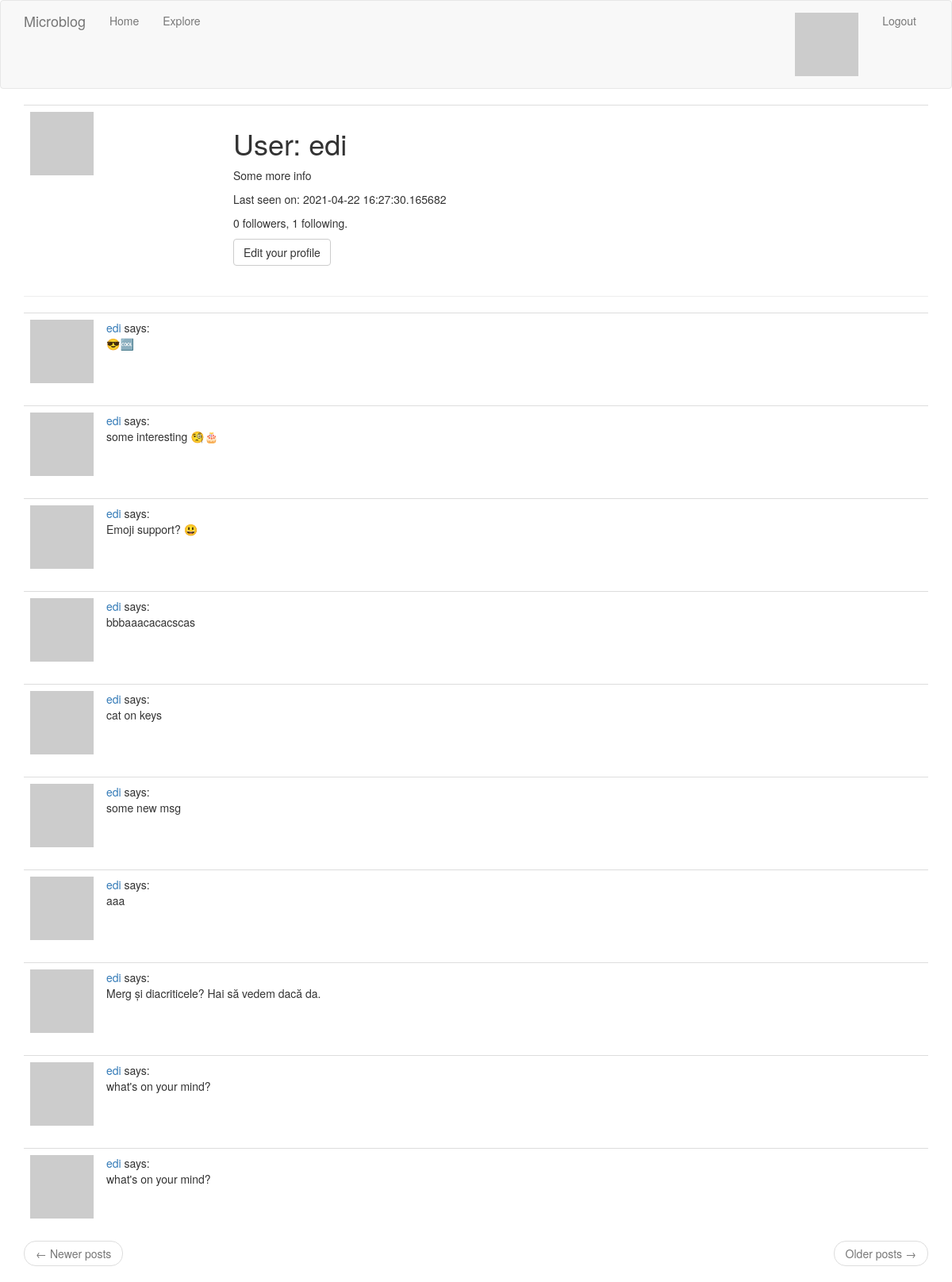
/user/edi (signed in), run on an earlier commit of the app's database.
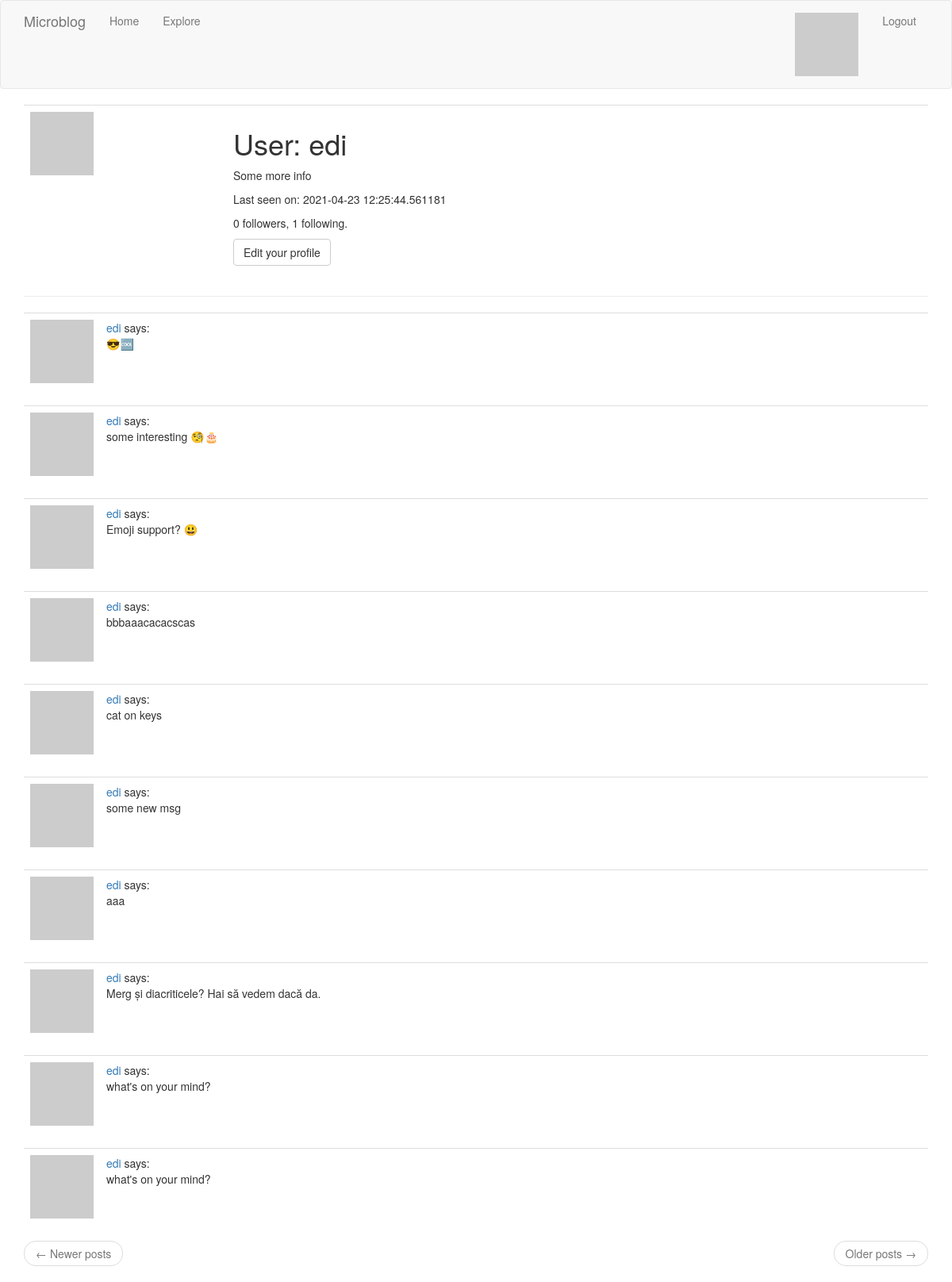
And on a later commit of the database.
### app/models.py (models this page shows, shortened)
class User(UserMixin, db.Model):
    id = db.Column(db.Integer, primary_key=True)
    username = db.Column(db.String(64), index=True, unique=True)
    email = db.Column(db.String(120), index=True, unique=True)
    password_hash = db.Column(db.String(128))
    """
    user.posts will retrieve all the Posts made by this User
    post.author will retrieve the User that made the Post
    """
    posts = db.relationship("Post", backref="author", lazy="dynamic")
    about_me = db.Column(db.String(140))
    last_seen = db.Column(db.DateTime, default = datetime.utcnow)
    """
    Define many-to-many relationship between User instances.
    user1 = user2 has the meaning of: user1 is following user2
        * secondary = sets association table defined above
        * primaryjoin = links follower with association table
        * secondaryjoin = links followed with association table
    """
    followed = db.relationship(
        "User", secondary = followers,
        primaryjoin=(followers.c.follower_id == id),
        secondaryjoin=(followers.c.followed_id == id),
        backref=db.backref("followers", lazy = "dynamic"), lazy = "dynamic")
    def avatar(self, size):
        digest = md5(self.email.lower().encode("utf-8")).hexdigest()
        return "https://www.gravatar.com/avatar/{}?d=identicon&s={}".format(digest, size)

class Post(db.Model):
    id = db.Column(db.Integer, primary_key=True)
    body = db.Column(db.String(140))
    timestamp = db.Column(db.DateTime, index=True, default=datetime.utcnow)
    user_id = db.Column(db.Integer, db.ForeignKey("user.id"))

### app/routes.py (the view)
@app.route("/user/<username>")
@login_required
def user(username):
    form = EmptyFollowForm()
    user = User.query.filter_by(username = username).first_or_404()
    page = request.args.get(key = 'page', default = 1, type = int)
    ret_404_on_empty_range = False
    posts = user.posts.order_by(Post.timestamp.desc())\
                .paginate(page, app.config['POSTS_PER_PAGE'], ret_404_on_empty_range)
    next_url = url_for("user", username = username, page = posts.next_num)\
            if posts.has_next else None
    prev_url = url_for("user", username = username, page = posts.prev_num)\
            if posts.has_prev else None
    return render_template("user.html", user = user, form = form,
            posts = posts.items, next_url = next_url, prev_url = prev_url)

### app/models.py (called while the page is built)
@login.user_loader
def load_user(id):
    return User.query.get(int(id))

### app/routes.py (called while the page is built)
@app.before_request
def before_request():
    if current_user.is_authenticated:
        current_user.last_seen = datetime.utcnow()
        db.session.commit()

### app/templates/user.html (shortened to what this page needs)
{% extends "base.html" %}
{% block app_content %}
    <table class="table table-hover">
        <tr valign="top">
            <td width="256px"><img src="{{ user.avatar(256) }}"</td>
            <td>
                <h1>User: {{ user.username }}</h1>
                {% if user.about_me %}
                    <p>{{ user.about_me }}</p>
                {% endif %}
                {% if user.last_seen %}
                    <p>Last seen on: {{ user.last_seen }}</p>
                {% endif %}
                <p>{{ user.followers.count() }} followers, {{ user.followed.count() }} following.</p>
                {% if user == current_user %}
                    <p><a class="btn btn-default" href="{{ url_for('edit_profile') }}">Edit your profile</a></p>
                {% endif %}
            </td>
        </tr>
    </table>
    <hr>
    {% include "paginated_posts.html" %}
{% endblock %}

### app/templates/base.html (shortened to what this page needs)
{% extends "bootstrap/base.html" %}
{% block navbar %}
    <nav class="navbar navbar-default">
        <div class="container">
            <div class="navbar-header">
                <a class="navbar-brand" href="{{ url_for('index') }}">Microblog</a>
            </div>
            <div class="collapse navbar-collapse" id="bs-example-navbar-collapse-1">
                <ul class="nav navbar-nav">
                    <li><a href="{{ url_for('index') }}">Home</a></li>
                    <li><a href="{{ url_for('explore') }}">Explore</a></li>
                </ul>
                <ul class="nav navbar-nav navbar-right">
                    {% if current_user.is_anonymous %}
                    <li><a href="{{ url_for('login') }}">Login</a></li>
                    {% else %}
                    <li><a href="{{ url_for('user', username=current_user.username) }}"><img src="{{ current_user.avatar(24) }}" /></a></li>
                    <li><a href="{{ url_for('logout') }}">Logout</a></li>
                    {% endif %}
                </ul>
            </div>
        </div>
    </nav>
{% endblock %}
{% block content %}
    <div class="container">
        {% block app_content %}{% endblock %}
    </div>
{% endblock %}

### app/templates/paginated_posts.html
{% for post in posts %}
    {% include "sub_post.html" %}
{% endfor %}
<nav aria-label="...">
    <ul class="pager">
        <li class="previous{% if not prev_url %} disabled{% endif %}">
            <a href="{{ prev_url or '#' }}">
                <span aria-hidden="true">&larr;</span> Newer posts
            </a>
        </li>
        <li class="next{% if not next_url %} disabled{% endif %}">
            <a href="{{ next_url or '#' }}">
                Older posts <span aria-hidden="true">&rarr;</span>
            </a>
        </li>
    </ul>
</nav>

### app/templates/sub_post.html
<table class="table table-hover">
    <tr>
        <td class="col-xs-1">
            <a href={{url_for("user", username = post.author.username)}}>
                <img src="{{ post.author.avatar(64) }}" />
            </a>
        </td>
        <td class = "col-xs-11">
            <a href={{url_for("user", username = post.author.username)}}>
                {{ post.author.username }}
            </a>
            says:<br>{{ post.body }}
        </td>
    </tr>
</table>

What changed in the data, as far as the page shows it:
changed User "edi": last_seen "2021-04-22 16:27:30.165682" → "2021-04-23 12:25:44.561181"
